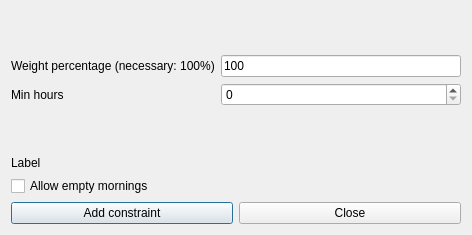
<?xml version="1.0" encoding="UTF-8"?>
<ui version="4.0">
 <class>AddConstraintStudentsMinHoursPerMorningForm_template</class>
 <widget class="QDialog" name="AddConstraintStudentsMinHoursPerMorningForm_template">
  <property name="geometry">
   <rect>
    <x>0</x>
    <y>0</y>
    <width>472</width>
    <height>235</height>
   </rect>
  </property>
  <property name="windowTitle">
   <string extracomment="This is the title of the dialog to add a new constraint of this type">Add students min hours per morning</string>
  </property>
  <layout class="QGridLayout" name="gridLayout">
   <item row="0" column="0">
    <spacer name="verticalSpacer_2">
     <property name="orientation">
      <enum>Qt::Vertical</enum>
     </property>
     <property name="sizeHint" stdset="0">
      <size>
       <width>20</width>
       <height>42</height>
      </size>
     </property>
    </spacer>
   </item>
   <item row="1" column="0">
    <widget class="QLabel" name="weightTextLabel">
     <property name="frameShape">
      <enum>QFrame::NoFrame</enum>
     </property>
     <property name="frameShadow">
      <enum>QFrame::Plain</enum>
     </property>
     <property name="text">
      <string>Weight percentage (necessary: 100%)</string>
     </property>
     <property name="wordWrap">
      <bool>false</bool>
     </property>
    </widget>
   </item>
   <item row="1" column="1">
    <widget class="QLineEdit" name="weightLineEdit">
     <property name="text">
      <string notr="true">100</string>
     </property>
    </widget>
   </item>
   <item row="2" column="0">
    <widget class="QLabel" name="minHoursTextLabel">
     <property name="frameShape">
      <enum>QFrame::NoFrame</enum>
     </property>
     <property name="frameShadow">
      <enum>QFrame::Plain</enum>
     </property>
     <property name="text">
      <string>Min hours</string>
     </property>
     <property name="wordWrap">
      <bool>false</bool>
     </property>
    </widget>
   </item>
   <item row="2" column="1">
    <widget class="QSpinBox" name="minHoursSpinBox"/>
   </item>
   <item row="3" column="0">
    <spacer name="verticalSpacer">
     <property name="orientation">
      <enum>Qt::Vertical</enum>
     </property>
     <property name="sizeHint" stdset="0">
      <size>
       <width>20</width>
       <height>41</height>
      </size>
     </property>
    </spacer>
   </item>
   <item row="4" column="0" colspan="2">
    <widget class="QLabel" name="allowLabel">
     <property name="text">
      <string notr="true">Label</string>
     </property>
    </widget>
   </item>
   <item row="5" column="0" colspan="2">
    <widget class="QCheckBox" name="allowEmptyMorningsCheckBox">
     <property name="text">
      <string>Allow empty mornings</string>
     </property>
    </widget>
   </item>
   <item row="6" column="0" colspan="2">
    <layout class="QHBoxLayout" name="horizontalLayout">
     <item>
      <widget class="QPushButton" name="addConstraintPushButton">
       <property name="text">
        <string>Add constraint</string>
       </property>
      </widget>
     </item>
     <item>
      <widget class="QPushButton" name="closePushButton">
       <property name="text">
        <string>Close</string>
       </property>
      </widget>
     </item>
    </layout>
   </item>
  </layout>
 </widget>
 <layoutdefault spacing="6" margin="11"/>
 <resources/>
 <connections/>
</ui>
